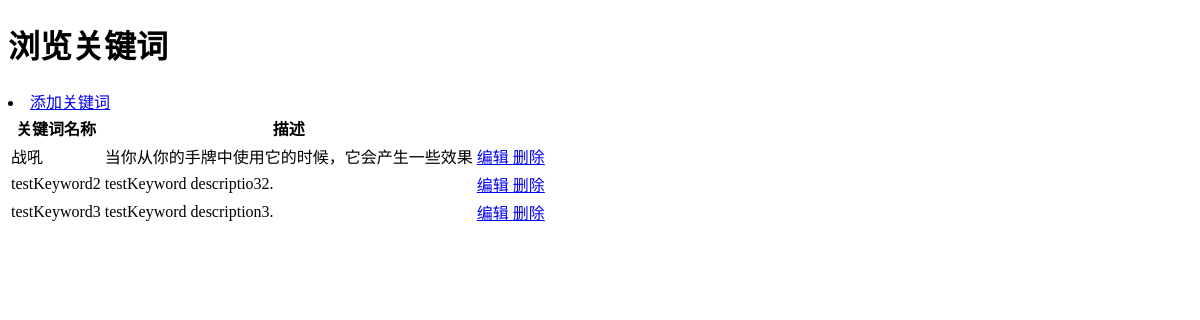
The page /keyword_list on the database as committed earlier.
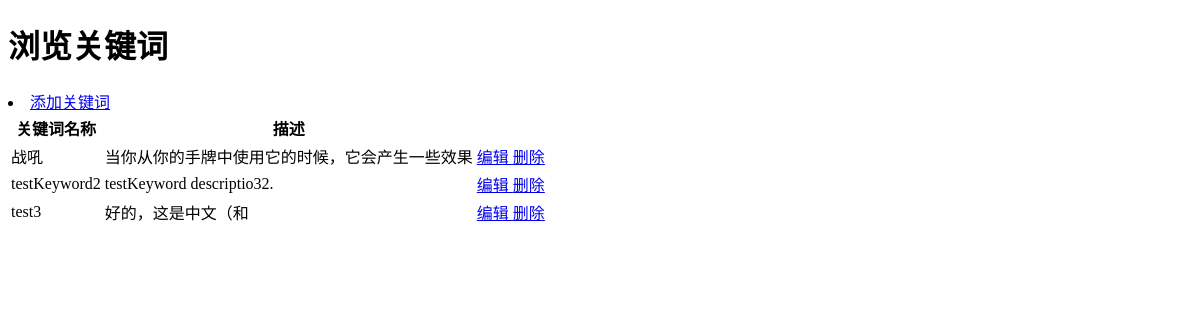
The same page on the database as committed later.
### Hs/models.py (models this page shows, shortened)
class Keyword(models.Model):
    id = models.AutoField('关键词id', primary_key=True)
    name = models.CharField('关键词名称', max_length=64)
    description = models.CharField('描述', max_length=64)
    class Meta:
        verbose_name = '关键词'
        verbose_name_plural = verbose_name

### Hs/views.py (the view)
# urls.py: path('keyword_list', views.keyword_list, name='keyword_list'),
def keyword_list(request):
    keyword = models.Keyword.objects.all()
    return render(request, 'Hs/keyword_list.html', {'keyword_list': keyword})

### templates/Hs/keyword_list.html (shortened to what this page needs)
{% load static %}
<!doctype html>
<html>
<head>
    <link href="{% static 'CSS/cards.css' %}" type="text/css" rel="stylesheet">
</head>
<body>
    <h1>浏览关键词</h1>
    <li><a href="{% url 'Hs:keyword_add' %}" target="_blank">添加关键词</a></li>
    <table class="table table-striped table-bordered">
        <thead>
        <tr>
            <th>关键词名称</th>
            <th>描述</th>
        </tr>
        </thead>
        <tbody>
        {% for keyword in keyword_list %}
            <tr>
                <td>{{ keyword.name }}</td>
                <td>{{ keyword.description }}</td>
                <td class="text-center">
                    <a class="btn btn-info btn-sm" href="/keyword_edit/?id={{ keyword.id }}">编辑
                    </a>
                    <a class="btn btn-danger btn-sm" href="/keyword_drop/?id={{ keyword.id }}">删除
                    </a>
                </td>
            </tr>
        {% endfor %}
        </tbody>
    </table>
</body>
</html>

Rows that differ between the two databases and show on the page:
removed Keyword: name "testKeyword3", description "testKeyword description3."
added Keyword: name "test3", description "好的，这是中文（和"
